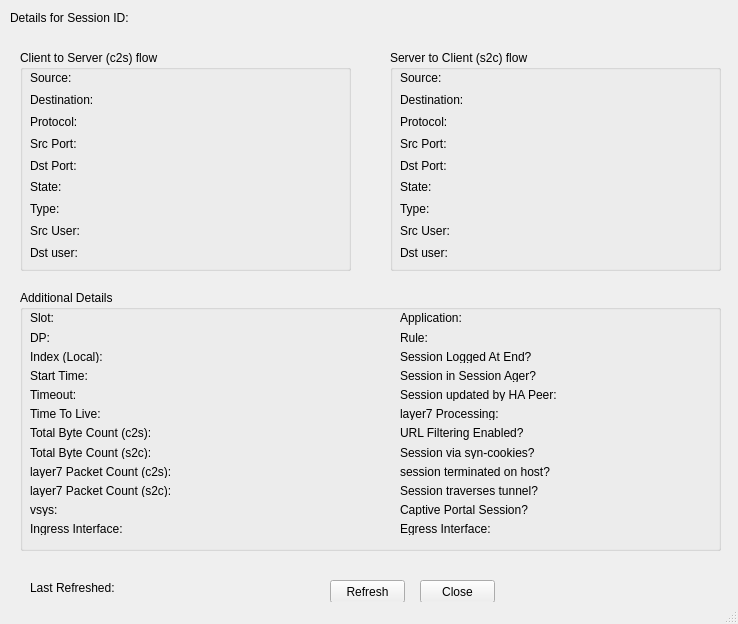
<?xml version="1.0" encoding="UTF-8"?>
<ui version="4.0">
 <class>SessionDetail</class>
 <widget class="QMainWindow" name="SessionDetail">
  <property name="geometry">
   <rect>
    <x>0</x>
    <y>0</y>
    <width>738</width>
    <height>624</height>
   </rect>
  </property>
  <property name="sizePolicy">
   <sizepolicy hsizetype="Fixed" vsizetype="Fixed">
    <horstretch>0</horstretch>
    <verstretch>0</verstretch>
   </sizepolicy>
  </property>
  <property name="windowTitle">
   <string>pan-session-viewer Session Detail</string>
  </property>
  <property name="windowIcon">
   <iconset>
    <normaloff>Images/logo.icns</normaloff>Images/logo.icns</iconset>
  </property>
  <widget class="QWidget" name="centralwidget">
   <widget class="QLabel" name="label">
    <property name="geometry">
     <rect>
      <x>1300</x>
      <y>610</y>
      <width>47</width>
      <height>13</height>
     </rect>
    </property>
    <property name="text">
     <string>TextLabel</string>
    </property>
   </widget>
   <widget class="QGroupBox" name="groupBox">
    <property name="geometry">
     <rect>
      <x>20</x>
      <y>50</y>
      <width>331</width>
      <height>221</height>
     </rect>
    </property>
    <property name="title">
     <string>Client to Server (c2s) flow</string>
    </property>
    <widget class="QWidget" name="layoutWidget">
     <property name="geometry">
      <rect>
       <x>10</x>
       <y>20</y>
       <width>311</width>
       <height>191</height>
      </rect>
     </property>
     <layout class="QGridLayout" name="gridLayout_2">
      <item row="0" column="0">
       <widget class="QLabel" name="label_4">
        <property name="text">
         <string>Source:</string>
        </property>
       </widget>
      </item>
      <item row="0" column="1">
       <widget class="QLabel" name="lbl_c2s_srcip">
        <property name="sizePolicy">
         <sizepolicy hsizetype="Expanding" vsizetype="Preferred">
          <horstretch>0</horstretch>
          <verstretch>0</verstretch>
         </sizepolicy>
        </property>
        <property name="text">
         <string/>
        </property>
       </widget>
      </item>
      <item row="1" column="0">
       <widget class="QLabel" name="label_5">
        <property name="text">
         <string>Destination:</string>
        </property>
       </widget>
      </item>
      <item row="1" column="1">
       <widget class="QLabel" name="lbl_c2s_dstip">
        <property name="sizePolicy">
         <sizepolicy hsizetype="Expanding" vsizetype="Preferred">
          <horstretch>0</horstretch>
          <verstretch>0</verstretch>
         </sizepolicy>
        </property>
        <property name="text">
         <string/>
        </property>
       </widget>
      </item>
      <item row="2" column="0">
       <widget class="QLabel" name="label_6">
        <property name="text">
         <string>Protocol:</string>
        </property>
       </widget>
      </item>
      <item row="2" column="1">
       <widget class="QLabel" name="lbl_c2s_proto">
        <property name="sizePolicy">
         <sizepolicy hsizetype="Expanding" vsizetype="Preferred">
          <horstretch>0</horstretch>
          <verstretch>0</verstretch>
         </sizepolicy>
        </property>
        <property name="text">
         <string/>
        </property>
       </widget>
      </item>
      <item row="3" column="0">
       <widget class="QLabel" name="label_7">
        <property name="text">
         <string>Src Port:</string>
        </property>
       </widget>
      </item>
      <item row="3" column="1">
       <widget class="QLabel" name="lbl_c2s_srcport">
        <property name="sizePolicy">
         <sizepolicy hsizetype="Expanding" vsizetype="Preferred">
          <horstretch>0</horstretch>
          <verstretch>0</verstretch>
         </sizepolicy>
        </property>
        <property name="text">
         <string/>
        </property>
       </widget>
      </item>
      <item row="4" column="0">
       <widget class="QLabel" name="label_8">
        <property name="text">
         <string>Dst Port:</string>
        </property>
       </widget>
      </item>
      <item row="4" column="1">
       <widget class="QLabel" name="lbl_c2s_dstport">
        <property name="sizePolicy">
         <sizepolicy hsizetype="Expanding" vsizetype="Preferred">
          <horstretch>0</horstretch>
          <verstretch>0</verstretch>
         </sizepolicy>
        </property>
        <property name="text">
         <string/>
        </property>
       </widget>
      </item>
      <item row="5" column="0">
       <widget class="QLabel" name="label_9">
        <property name="text">
         <string>State:</string>
        </property>
       </widget>
      </item>
      <item row="5" column="1">
       <widget class="QLabel" name="lbl_c2s_state">
        <property name="sizePolicy">
         <sizepolicy hsizetype="Expanding" vsizetype="Preferred">
          <horstretch>0</horstretch>
          <verstretch>0</verstretch>
         </sizepolicy>
        </property>
        <property name="text">
         <string/>
        </property>
       </widget>
      </item>
      <item row="6" column="0">
       <widget class="QLabel" name="label_10">
        <property name="text">
         <string>Type:</string>
        </property>
       </widget>
      </item>
      <item row="6" column="1">
       <widget class="QLabel" name="lbl_c2s_type">
        <property name="sizePolicy">
         <sizepolicy hsizetype="Expanding" vsizetype="Preferred">
          <horstretch>0</horstretch>
          <verstretch>0</verstretch>
         </sizepolicy>
        </property>
        <property name="text">
         <string/>
        </property>
       </widget>
      </item>
      <item row="7" column="0">
       <widget class="QLabel" name="label_11">
        <property name="text">
         <string>Src User:</string>
        </property>
       </widget>
      </item>
      <item row="7" column="1">
       <widget class="QLabel" name="lbl_c2s_srcuser">
        <property name="sizePolicy">
         <sizepolicy hsizetype="Expanding" vsizetype="Preferred">
          <horstretch>0</horstretch>
          <verstretch>0</verstretch>
         </sizepolicy>
        </property>
        <property name="text">
         <string/>
        </property>
       </widget>
      </item>
      <item row="8" column="0">
       <widget class="QLabel" name="label_12">
        <property name="text">
         <string>Dst user:</string>
        </property>
       </widget>
      </item>
      <item row="8" column="1">
       <widget class="QLabel" name="lbl_c2s_dstuser">
        <property name="sizePolicy">
         <sizepolicy hsizetype="Expanding" vsizetype="Preferred">
          <horstretch>0</horstretch>
          <verstretch>0</verstretch>
         </sizepolicy>
        </property>
        <property name="text">
         <string/>
        </property>
       </widget>
      </item>
     </layout>
    </widget>
   </widget>
   <widget class="QGroupBox" name="groupBox_2">
    <property name="geometry">
     <rect>
      <x>390</x>
      <y>50</y>
      <width>331</width>
      <height>221</height>
     </rect>
    </property>
    <property name="title">
     <string>Server to Client (s2c) flow</string>
    </property>
    <widget class="QWidget" name="layoutWidget">
     <property name="geometry">
      <rect>
       <x>10</x>
       <y>20</y>
       <width>311</width>
       <height>191</height>
      </rect>
     </property>
     <layout class="QGridLayout" name="gridLayout_3">
      <item row="0" column="0">
       <widget class="QLabel" name="label_22">
        <property name="text">
         <string>Source:</string>
        </property>
       </widget>
      </item>
      <item row="0" column="1">
       <widget class="QLabel" name="lbl_s2c_srcip">
        <property name="sizePolicy">
         <sizepolicy hsizetype="Expanding" vsizetype="Preferred">
          <horstretch>0</horstretch>
          <verstretch>0</verstretch>
         </sizepolicy>
        </property>
        <property name="text">
         <string/>
        </property>
       </widget>
      </item>
      <item row="1" column="0">
       <widget class="QLabel" name="label_23">
        <property name="text">
         <string>Destination:</string>
        </property>
       </widget>
      </item>
      <item row="1" column="1">
       <widget class="QLabel" name="lbl_s2c_dstip">
        <property name="sizePolicy">
         <sizepolicy hsizetype="Expanding" vsizetype="Preferred">
          <horstretch>0</horstretch>
          <verstretch>0</verstretch>
         </sizepolicy>
        </property>
        <property name="text">
         <string/>
        </property>
       </widget>
      </item>
      <item row="2" column="0">
       <widget class="QLabel" name="label_24">
        <property name="text">
         <string>Protocol:</string>
        </property>
       </widget>
      </item>
      <item row="2" column="1">
       <widget class="QLabel" name="lbl_s2c_proto">
        <property name="sizePolicy">
         <sizepolicy hsizetype="Expanding" vsizetype="Preferred">
          <horstretch>0</horstretch>
          <verstretch>0</verstretch>
         </sizepolicy>
        </property>
        <property name="text">
         <string/>
        </property>
       </widget>
      </item>
      <item row="3" column="0">
       <widget class="QLabel" name="label_25">
        <property name="text">
         <string>Src Port:</string>
        </property>
       </widget>
      </item>
      <item row="3" column="1">
       <widget class="QLabel" name="lbl_s2c_srcport">
        <property name="sizePolicy">
         <sizepolicy hsizetype="Expanding" vsizetype="Preferred">
          <horstretch>0</horstretch>
          <verstretch>0</verstretch>
         </sizepolicy>
        </property>
        <property name="text">
         <string/>
        </property>
       </widget>
      </item>
      <item row="4" column="0">
       <widget class="QLabel" name="label_26">
        <property name="text">
         <string>Dst Port:</string>
        </property>
       </widget>
      </item>
      <item row="4" column="1">
       <widget class="QLabel" name="lbl_s2c_dstport">
        <property name="sizePolicy">
         <sizepolicy hsizetype="Expanding" vsizetype="Preferred">
          <horstretch>0</horstretch>
          <verstretch>0</verstretch>
         </sizepolicy>
        </property>
        <property name="text">
         <string/>
        </property>
       </widget>
      </item>
      <item row="5" column="0">
       <widget class="QLabel" name="label_27">
        <property name="text">
         <string>State:</string>
        </property>
       </widget>
      </item>
      <item row="5" column="1">
       <widget class="QLabel" name="lbl_s2c_state">
        <property name="sizePolicy">
         <sizepolicy hsizetype="Expanding" vsizetype="Preferred">
          <horstretch>0</horstretch>
          <verstretch>0</verstretch>
         </sizepolicy>
        </property>
        <property name="text">
         <string/>
        </property>
       </widget>
      </item>
      <item row="6" column="0">
       <widget class="QLabel" name="label_28">
        <property name="text">
         <string>Type:</string>
        </property>
       </widget>
      </item>
      <item row="6" column="1">
       <widget class="QLabel" name="lbl_s2c_type">
        <property name="sizePolicy">
         <sizepolicy hsizetype="Expanding" vsizetype="Preferred">
          <horstretch>0</horstretch>
          <verstretch>0</verstretch>
         </sizepolicy>
        </property>
        <property name="text">
         <string/>
        </property>
       </widget>
      </item>
      <item row="7" column="0">
       <widget class="QLabel" name="label_29">
        <property name="text">
         <string>Src User:</string>
        </property>
       </widget>
      </item>
      <item row="7" column="1">
       <widget class="QLabel" name="lbl_s2c_srcuser">
        <property name="sizePolicy">
         <sizepolicy hsizetype="Expanding" vsizetype="Preferred">
          <horstretch>0</horstretch>
          <verstretch>0</verstretch>
         </sizepolicy>
        </property>
        <property name="text">
         <string/>
        </property>
       </widget>
      </item>
      <item row="8" column="0">
       <widget class="QLabel" name="label_30">
        <property name="text">
         <string>Dst user:</string>
        </property>
       </widget>
      </item>
      <item row="8" column="1">
       <widget class="QLabel" name="lbl_s2c_dstuser">
        <property name="sizePolicy">
         <sizepolicy hsizetype="Expanding" vsizetype="Preferred">
          <horstretch>0</horstretch>
          <verstretch>0</verstretch>
         </sizepolicy>
        </property>
        <property name="text">
         <string/>
        </property>
       </widget>
      </item>
     </layout>
    </widget>
   </widget>
   <widget class="QGroupBox" name="groupBox_3">
    <property name="geometry">
     <rect>
      <x>20</x>
      <y>290</y>
      <width>701</width>
      <height>261</height>
     </rect>
    </property>
    <property name="title">
     <string>Additional Details</string>
    </property>
    <widget class="QWidget" name="layoutWidget">
     <property name="geometry">
      <rect>
       <x>10</x>
       <y>21</y>
       <width>311</width>
       <height>224</height>
      </rect>
     </property>
     <layout class="QGridLayout" name="gridLayout_4">
      <item row="0" column="0">
       <widget class="QLabel" name="label_31">
        <property name="text">
         <string>Slot:</string>
        </property>
       </widget>
      </item>
      <item row="0" column="1">
       <widget class="QLabel" name="lbl_slot">
        <property name="sizePolicy">
         <sizepolicy hsizetype="Expanding" vsizetype="Preferred">
          <horstretch>0</horstretch>
          <verstretch>0</verstretch>
         </sizepolicy>
        </property>
        <property name="text">
         <string/>
        </property>
       </widget>
      </item>
      <item row="1" column="0">
       <widget class="QLabel" name="label_34">
        <property name="text">
         <string>DP:</string>
        </property>
       </widget>
      </item>
      <item row="1" column="1">
       <widget class="QLabel" name="lbl_dp">
        <property name="sizePolicy">
         <sizepolicy hsizetype="Expanding" vsizetype="Preferred">
          <horstretch>0</horstretch>
          <verstretch>0</verstretch>
         </sizepolicy>
        </property>
        <property name="text">
         <string/>
        </property>
       </widget>
      </item>
      <item row="2" column="0">
       <widget class="QLabel" name="label_36">
        <property name="text">
         <string>Index (Local):</string>
        </property>
       </widget>
      </item>
      <item row="2" column="1">
       <widget class="QLabel" name="lbl_index">
        <property name="sizePolicy">
         <sizepolicy hsizetype="Expanding" vsizetype="Preferred">
          <horstretch>0</horstretch>
          <verstretch>0</verstretch>
         </sizepolicy>
        </property>
        <property name="text">
         <string/>
        </property>
       </widget>
      </item>
      <item row="3" column="0">
       <widget class="QLabel" name="label_38">
        <property name="text">
         <string>Start Time:</string>
        </property>
       </widget>
      </item>
      <item row="3" column="1">
       <widget class="QLabel" name="lbl_starttime">
        <property name="sizePolicy">
         <sizepolicy hsizetype="Expanding" vsizetype="Preferred">
          <horstretch>0</horstretch>
          <verstretch>0</verstretch>
         </sizepolicy>
        </property>
        <property name="text">
         <string/>
        </property>
       </widget>
      </item>
      <item row="4" column="0">
       <widget class="QLabel" name="label_40">
        <property name="text">
         <string>Timeout:</string>
        </property>
       </widget>
      </item>
      <item row="4" column="1">
       <widget class="QLabel" name="lbl_timeout">
        <property name="sizePolicy">
         <sizepolicy hsizetype="Expanding" vsizetype="Preferred">
          <horstretch>0</horstretch>
          <verstretch>0</verstretch>
         </sizepolicy>
        </property>
        <property name="text">
         <string/>
        </property>
       </widget>
      </item>
      <item row="5" column="0">
       <widget class="QLabel" name="label_42">
        <property name="text">
         <string>Time To Live:</string>
        </property>
       </widget>
      </item>
      <item row="5" column="1">
       <widget class="QLabel" name="lbl_ttl">
        <property name="sizePolicy">
         <sizepolicy hsizetype="Expanding" vsizetype="Preferred">
          <horstretch>0</horstretch>
          <verstretch>0</verstretch>
         </sizepolicy>
        </property>
        <property name="text">
         <string/>
        </property>
       </widget>
      </item>
      <item row="6" column="0">
       <widget class="QLabel" name="label_44">
        <property name="text">
         <string>Total Byte Count (c2s):</string>
        </property>
       </widget>
      </item>
      <item row="6" column="1">
       <widget class="QLabel" name="lbl_bytes_c2s">
        <property name="sizePolicy">
         <sizepolicy hsizetype="Expanding" vsizetype="Preferred">
          <horstretch>0</horstretch>
          <verstretch>0</verstretch>
         </sizepolicy>
        </property>
        <property name="text">
         <string/>
        </property>
       </widget>
      </item>
      <item row="7" column="0">
       <widget class="QLabel" name="label_45">
        <property name="text">
         <string>Total Byte Count (s2c):</string>
        </property>
       </widget>
      </item>
      <item row="7" column="1">
       <widget class="QLabel" name="lbl_bytes_s2c">
        <property name="sizePolicy">
         <sizepolicy hsizetype="Expanding" vsizetype="Preferred">
          <horstretch>0</horstretch>
          <verstretch>0</verstretch>
         </sizepolicy>
        </property>
        <property name="text">
         <string/>
        </property>
       </widget>
      </item>
      <item row="8" column="0">
       <widget class="QLabel" name="label_47">
        <property name="text">
         <string>layer7 Packet Count (c2s):</string>
        </property>
       </widget>
      </item>
      <item row="8" column="1">
       <widget class="QLabel" name="lbl_pkts_c2s">
        <property name="sizePolicy">
         <sizepolicy hsizetype="Expanding" vsizetype="Preferred">
          <horstretch>0</horstretch>
          <verstretch>0</verstretch>
         </sizepolicy>
        </property>
        <property name="text">
         <string/>
        </property>
       </widget>
      </item>
      <item row="9" column="0">
       <widget class="QLabel" name="label_49">
        <property name="text">
         <string>layer7 Packet Count (s2c):</string>
        </property>
       </widget>
      </item>
      <item row="9" column="1">
       <widget class="QLabel" name="lbl_pkts_s2c">
        <property name="sizePolicy">
         <sizepolicy hsizetype="Expanding" vsizetype="Preferred">
          <horstretch>0</horstretch>
          <verstretch>0</verstretch>
         </sizepolicy>
        </property>
        <property name="text">
         <string/>
        </property>
       </widget>
      </item>
      <item row="10" column="0">
       <widget class="QLabel" name="label_51">
        <property name="text">
         <string>vsys:</string>
        </property>
       </widget>
      </item>
      <item row="10" column="1">
       <widget class="QLabel" name="lbl_vsys">
        <property name="sizePolicy">
         <sizepolicy hsizetype="Expanding" vsizetype="Preferred">
          <horstretch>0</horstretch>
          <verstretch>0</verstretch>
         </sizepolicy>
        </property>
        <property name="text">
         <string/>
        </property>
       </widget>
      </item>
      <item row="11" column="0">
       <widget class="QLabel" name="label_76">
        <property name="text">
         <string>Ingress Interface:</string>
        </property>
       </widget>
      </item>
      <item row="11" column="1">
       <widget class="QLabel" name="lbl_ingress_intf">
        <property name="sizePolicy">
         <sizepolicy hsizetype="Expanding" vsizetype="Preferred">
          <horstretch>0</horstretch>
          <verstretch>0</verstretch>
         </sizepolicy>
        </property>
        <property name="text">
         <string/>
        </property>
       </widget>
      </item>
     </layout>
    </widget>
    <widget class="QWidget" name="layoutWidget">
     <property name="geometry">
      <rect>
       <x>380</x>
       <y>21</y>
       <width>311</width>
       <height>224</height>
      </rect>
     </property>
     <layout class="QGridLayout" name="gridLayout_5">
      <item row="0" column="0">
       <widget class="QLabel" name="label_53">
        <property name="text">
         <string>Application:</string>
        </property>
       </widget>
      </item>
      <item row="0" column="1">
       <widget class="QLabel" name="lbl_application">
        <property name="sizePolicy">
         <sizepolicy hsizetype="Expanding" vsizetype="Preferred">
          <horstretch>0</horstretch>
          <verstretch>0</verstretch>
         </sizepolicy>
        </property>
        <property name="text">
         <string/>
        </property>
       </widget>
      </item>
      <item row="1" column="0">
       <widget class="QLabel" name="label_55">
        <property name="text">
         <string>Rule:</string>
        </property>
       </widget>
      </item>
      <item row="1" column="1">
       <widget class="QLabel" name="lbl_rule">
        <property name="sizePolicy">
         <sizepolicy hsizetype="Expanding" vsizetype="Preferred">
          <horstretch>0</horstretch>
          <verstretch>0</verstretch>
         </sizepolicy>
        </property>
        <property name="text">
         <string/>
        </property>
       </widget>
      </item>
      <item row="2" column="0">
       <widget class="QLabel" name="label_57">
        <property name="text">
         <string>Session Logged At End?</string>
        </property>
       </widget>
      </item>
      <item row="2" column="1">
       <widget class="QLabel" name="lbl_logend">
        <property name="sizePolicy">
         <sizepolicy hsizetype="Expanding" vsizetype="Preferred">
          <horstretch>0</horstretch>
          <verstretch>0</verstretch>
         </sizepolicy>
        </property>
        <property name="text">
         <string/>
        </property>
       </widget>
      </item>
      <item row="3" column="0">
       <widget class="QLabel" name="label_59">
        <property name="text">
         <string>Session in Session Ager?</string>
        </property>
       </widget>
      </item>
      <item row="3" column="1">
       <widget class="QLabel" name="lbl_ager">
        <property name="sizePolicy">
         <sizepolicy hsizetype="Expanding" vsizetype="Preferred">
          <horstretch>0</horstretch>
          <verstretch>0</verstretch>
         </sizepolicy>
        </property>
        <property name="text">
         <string/>
        </property>
       </widget>
      </item>
      <item row="4" column="0">
       <widget class="QLabel" name="label_61">
        <property name="text">
         <string>Session updated by HA Peer:</string>
        </property>
       </widget>
      </item>
      <item row="4" column="1">
       <widget class="QLabel" name="lbl_ha_update">
        <property name="sizePolicy">
         <sizepolicy hsizetype="Expanding" vsizetype="Preferred">
          <horstretch>0</horstretch>
          <verstretch>0</verstretch>
         </sizepolicy>
        </property>
        <property name="text">
         <string/>
        </property>
       </widget>
      </item>
      <item row="5" column="0">
       <widget class="QLabel" name="label_63">
        <property name="text">
         <string>layer7 Processing:</string>
        </property>
       </widget>
      </item>
      <item row="5" column="1">
       <widget class="QLabel" name="lbl_layer7">
        <property name="sizePolicy">
         <sizepolicy hsizetype="Expanding" vsizetype="Preferred">
          <horstretch>0</horstretch>
          <verstretch>0</verstretch>
         </sizepolicy>
        </property>
        <property name="text">
         <string/>
        </property>
       </widget>
      </item>
      <item row="6" column="0">
       <widget class="QLabel" name="label_65">
        <property name="text">
         <string>URL Filtering Enabled?</string>
        </property>
       </widget>
      </item>
      <item row="6" column="1">
       <widget class="QLabel" name="lbl_url_filtering">
        <property name="sizePolicy">
         <sizepolicy hsizetype="Expanding" vsizetype="Preferred">
          <horstretch>0</horstretch>
          <verstretch>0</verstretch>
         </sizepolicy>
        </property>
        <property name="text">
         <string/>
        </property>
       </widget>
      </item>
      <item row="7" column="0">
       <widget class="QLabel" name="label_67">
        <property name="text">
         <string>Session via syn-cookies?</string>
        </property>
       </widget>
      </item>
      <item row="7" column="1">
       <widget class="QLabel" name="lbl_syncookies">
        <property name="sizePolicy">
         <sizepolicy hsizetype="Expanding" vsizetype="Preferred">
          <horstretch>0</horstretch>
          <verstretch>0</verstretch>
         </sizepolicy>
        </property>
        <property name="text">
         <string/>
        </property>
       </widget>
      </item>
      <item row="8" column="0">
       <widget class="QLabel" name="label_69">
        <property name="text">
         <string>session terminated on host?</string>
        </property>
       </widget>
      </item>
      <item row="8" column="1">
       <widget class="QLabel" name="lbl_term_host">
        <property name="sizePolicy">
         <sizepolicy hsizetype="Expanding" vsizetype="Preferred">
          <horstretch>0</horstretch>
          <verstretch>0</verstretch>
         </sizepolicy>
        </property>
        <property name="text">
         <string/>
        </property>
       </widget>
      </item>
      <item row="9" column="0">
       <widget class="QLabel" name="label_71">
        <property name="text">
         <string>Session traverses tunnel?</string>
        </property>
       </widget>
      </item>
      <item row="9" column="1">
       <widget class="QLabel" name="lbl_tunnel">
        <property name="sizePolicy">
         <sizepolicy hsizetype="Expanding" vsizetype="Preferred">
          <horstretch>0</horstretch>
          <verstretch>0</verstretch>
         </sizepolicy>
        </property>
        <property name="text">
         <string/>
        </property>
       </widget>
      </item>
      <item row="10" column="0">
       <widget class="QLabel" name="label_73">
        <property name="text">
         <string>Captive Portal Session?</string>
        </property>
       </widget>
      </item>
      <item row="10" column="1">
       <widget class="QLabel" name="lbl_cp">
        <property name="sizePolicy">
         <sizepolicy hsizetype="Expanding" vsizetype="Preferred">
          <horstretch>0</horstretch>
          <verstretch>0</verstretch>
         </sizepolicy>
        </property>
        <property name="text">
         <string/>
        </property>
       </widget>
      </item>
      <item row="11" column="0">
       <widget class="QLabel" name="label_78">
        <property name="text">
         <string>Egress Interface:</string>
        </property>
       </widget>
      </item>
      <item row="11" column="1">
       <widget class="QLabel" name="lbl_egress_intf">
        <property name="sizePolicy">
         <sizepolicy hsizetype="Expanding" vsizetype="Preferred">
          <horstretch>0</horstretch>
          <verstretch>0</verstretch>
         </sizepolicy>
        </property>
        <property name="text">
         <string/>
        </property>
       </widget>
      </item>
     </layout>
    </widget>
   </widget>
   <widget class="QPushButton" name="btn_refresh">
    <property name="geometry">
     <rect>
      <x>330</x>
      <y>580</y>
      <width>75</width>
      <height>23</height>
     </rect>
    </property>
    <property name="text">
     <string>Refresh</string>
    </property>
   </widget>
   <widget class="QWidget" name="layoutWidget">
    <property name="geometry">
     <rect>
      <x>10</x>
      <y>10</y>
      <width>201</width>
      <height>16</height>
     </rect>
    </property>
    <layout class="QGridLayout" name="gridLayout">
     <item row="0" column="0">
      <widget class="QLabel" name="label_2">
       <property name="text">
        <string>Details for Session ID:</string>
       </property>
      </widget>
     </item>
     <item row="0" column="1">
      <widget class="QLabel" name="lbl_session_id">
       <property name="text">
        <string/>
       </property>
      </widget>
     </item>
    </layout>
   </widget>
   <widget class="QWidget" name="layoutWidget">
    <property name="geometry">
     <rect>
      <x>30</x>
      <y>580</y>
      <width>291</width>
      <height>16</height>
     </rect>
    </property>
    <layout class="QGridLayout" name="gridLayout_6">
     <item row="0" column="0">
      <widget class="QLabel" name="label_77">
       <property name="text">
        <string>Last Refreshed:</string>
       </property>
      </widget>
     </item>
     <item row="0" column="1">
      <widget class="QLabel" name="lbl_refreshtime">
       <property name="sizePolicy">
        <sizepolicy hsizetype="Expanding" vsizetype="Preferred">
         <horstretch>0</horstretch>
         <verstretch>0</verstretch>
        </sizepolicy>
       </property>
       <property name="text">
        <string/>
       </property>
      </widget>
     </item>
    </layout>
   </widget>
   <widget class="QPushButton" name="btn_close">
    <property name="geometry">
     <rect>
      <x>420</x>
      <y>580</y>
      <width>75</width>
      <height>23</height>
     </rect>
    </property>
    <property name="text">
     <string>Close</string>
    </property>
   </widget>
  </widget>
  <widget class="QStatusBar" name="statusbar"/>
 </widget>
 <resources/>
 <connections/>
</ui>
